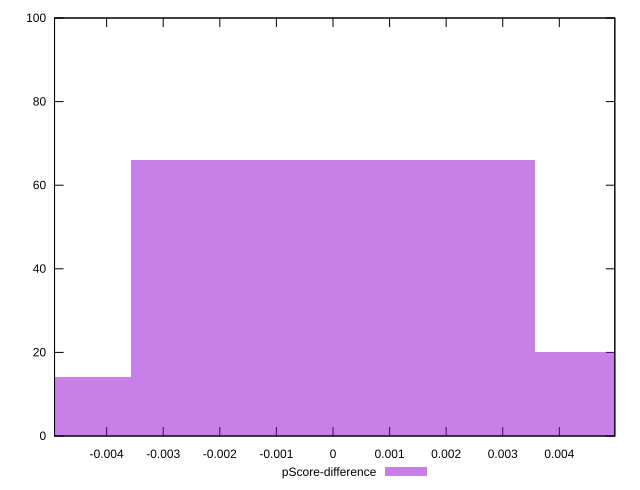

Source code (gnuplot):
reset

$pScoreDifference <<EOF
0.007141934735823047 20
0 66
-0.007141934735823047 14
EOF

set key outside below
set boxwidth 0.007141934735823047
set xrange [-0.00492054888206736:0.00498054783597042]
set yrange [0:100]
set trange [0:100]
set style fill transparent solid 0.5 noborder
set terminal svg size 640, 490 enhanced background rgb 'white'
set output "reports/report_00027_2021-02-24T12-40-31.850Z/interactive/samples/music/pScore-difference/histogram.svg"

plot $pScoreDifference title "pScore-difference" with boxes

reset
